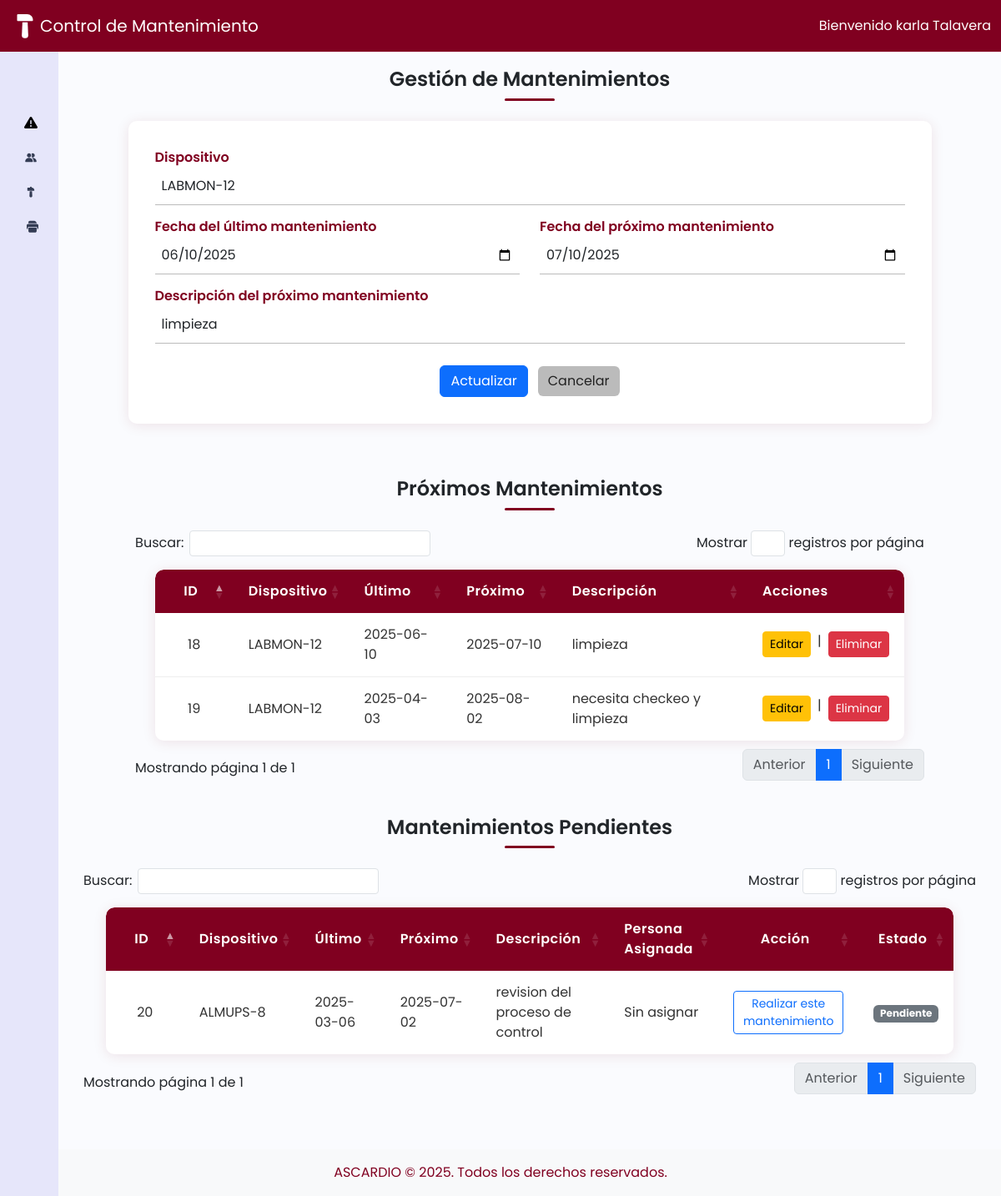
Screenshot of /index.php?vista=mantenimiento&editar=18 (signed in) with the database file from the repository.
### tables this page shows
CREATE TABLE `mantenimiento` (
  `id` int(11) NOT NULL,
  `codigo_dispositivo` varchar(20) NOT NULL,
  `fecha_ultimo_mantenimiento` date NOT NULL,
  `fecha_proximo_mantenimiento` date NOT NULL,
  `descripcion_proximo_mantenimiento` text DEFAULT NULL,
  `persona_asignada` int(11) DEFAULT NULL,
  `fecha_realizado` date DEFAULT NULL
);

CREATE TABLE `dispositivos` (
  `id` int(11) NOT NULL,
  `codigo_dispositivo` varchar(20) NOT NULL,
  `tipo_dispositivo` varchar(50) NOT NULL,
  `ubicacion` varchar(100) NOT NULL,
  `numero_identificador` int(11) DEFAULT NULL
);

### controladores/controladorMantenimiento.php (called while the page is built, shortened)
<?php
require_once dirname(__DIR__) . '/modelos/modeloMantenimiento.php';
require_once dirname(__DIR__) . '/modelos/modeloDispositivo.php';
class controladorMantenimiento {
    private $modelo;
    public function __construct() {
        $this->modelo = new modeloMantenimiento();
    }
    public function mostrarMantenimientos() {
        $editando = false;
        $mantenimientoEditar = null;
        $dispositivoModel = new modeloDispositivo();
        $dispositivos = $dispositivoModel->listarDispositivos();
        if (isset($_GET['editar'])) {
            $mantenimientoEditar = $this->modelo->obtenerMantenimientoPorId($_GET['editar']);
            $editando = true;
        }
        $proximos = $this->modelo->listarProximosMantenimientos();
        $pendientes = $this->modelo->listarMantenimientosPendientes();
        include dirname(__DIR__) . '/vistas/vistaMantenimiento.php';
    }
}
?>

### modelos/modeloDispositivo.php (called while the page is built, shortened)
<?php
require_once dirname(__DIR__) . '/config/conexion.php';
class modeloDispositivo {
    private $conexion;
    public function __construct() {
        $db = new Base_Datos();
        $this->conexion = $db->Conexion_Base_Datos();
    }
    public function listarDispositivos() {
        $sql = "SELECT * FROM dispositivos";
        $stmt = $this->conexion->prepare($sql);
        $stmt->execute();
        return $stmt->fetchAll(PDO::FETCH_ASSOC);
    }
}
?>

### config/conexion.php (called while the page is built, shortened)
<?php
  class Base_Datos{
    private $Nombre_Servidor = "localhost";
    private $Nombre_Base_Datos = "Mantenimiento_AscardioDB;";
    private $Nombre_Usuario = "root";
    private $Pass = "";
    public function Conexion_Base_Datos(){
       $this->Conexion = null;
       try{
             $this-> Conexion = new PDO("mysql:host={$this->Nombre_Servidor};dbname={$this->Nombre_Base_Datos}",
             $this->Nombre_Usuario,
             $this->Pass
        );
        $this->Conexion->setAttribute(PDO::ATTR_ERRMODE, PDO::ERRMODE_EXCEPTION);
       }catch(PDOException $e){
         die ("Error de Conexion:" . $e->getMessage());
       }
       return $this->Conexion;
    }
    }
?>

### modelos/modeloMantenimiento.php (called while the page is built, shortened)
<?php
require_once dirname(__DIR__) . '/config/conexion.php';
class modeloMantenimiento {
    private $conexion;
    public function __construct() {
        $bd = new Base_Datos();
        $this->conexion = $bd->Conexion_Base_Datos();
    }
    public function obtenerMantenimientoPorId($id) {
        $sql = "SELECT * FROM mantenimiento WHERE id = :id";
        $stmt = $this->conexion->prepare($sql);
        $stmt->bindParam(':id', $id);
        $stmt->execute();
        return $stmt->fetch(PDO::FETCH_ASSOC);
    }
    public function listarProximosMantenimientos() {
        $sql = "SELECT * FROM mantenimiento WHERE fecha_proximo_mantenimiento > CURDATE() ORDER BY fecha_proximo_mantenimiento ASC";
        $stmt = $this->conexion->prepare($sql);
        $stmt->execute();
        return $stmt->fetchAll(PDO::FETCH_ASSOC);
    }
    public function listarMantenimientosPendientes() {
        $sql = "SELECT * FROM mantenimiento WHERE fecha_proximo_mantenimiento <= CURDATE() ORDER BY fecha_proximo_mantenimiento ASC";
        $stmt = $this->conexion->prepare($sql);
        $stmt->execute();
        return $stmt->fetchAll(PDO::FETCH_ASSOC);
    }
}
?>

### vistas/vistaMantenimiento.php (the view, shortened to what this page needs)
<?php include 'header.php'; ?>
<div class="main p-3">
    <h1>Gestión de Mantenimientos</h1>
    <div class="titulo-linea"></div>
    <form method="POST" class="device-form mb-4">
        <section class="form-row">
            <label class="form-label flex-grow">
                Dispositivo
                <select class="form-control" name="codigo_dispositivo" id="codigo_dispositivo" required>
                    <?php foreach ($dispositivos as $d): ?>
                        <option value="<?= htmlspecialchars($d['codigo_dispositivo']) ?>"
                            <?php
                                if ($editando && $mantenimientoEditar && $mantenimientoEditar['codigo_dispositivo'] == $d['codigo_dispositivo']) {
                                    echo 'selected';
                                } elseif (isset($_POST['codigo_dispositivo']) && $_POST['codigo_dispositivo'] == $d['codigo_dispositivo']) {
                                    echo 'selected';
                                }
                            ?>>
                            <?= htmlspecialchars($d['codigo_dispositivo']) ?>
                        </option>
                    <?php endforeach; ?>
                </select>
            </label>
        </section>
        <section class="form-row">
            <label class="form-label flex-grow">
                Fecha del último mantenimiento
                <input type="date" class="form-control" name="fecha_ultimo_mantenimiento" id="fecha_ultimo_mantenimiento" required
                    value="<?php
                        if ($editando) {
                            echo htmlspecialchars($mantenimientoEditar['fecha_ultimo_mantenimiento']);
                        } elseif (!empty($ultima_fecha_realizado)) {
                            echo htmlspecialchars($ultima_fecha_realizado);
                        } elseif (isset($_POST['fecha_ultimo_mantenimiento'])) {
                            echo htmlspecialchars($_POST['fecha_ultimo_mantenimiento']);
                        }
                    ?>">
            </label>
            <label class="form-label flex-grow">
                Fecha del próximo mantenimiento
                <input type="date" class="form-control" name="fecha_proximo_mantenimiento" required
                    value="<?= $editando ? htmlspecialchars($mantenimientoEditar['fecha_proximo_mantenimiento']) : '' ?>">
            </label>
        </section>
        <section class="form-row">
            <label class="form-label flex-grow">
                Descripción del próximo mantenimiento
                <input type="text" class="form-control" name="descripcion_proximo_mantenimiento" required
                    value="<?= $editando ? htmlspecialchars($mantenimientoEditar['descripcion_proximo_mantenimiento']) : '' ?>">
            </label>
        </section>
        <div class="form-buttons">
            <?php if ($editando): ?>
                <button type="submit" name="actualizar" class="btn btn-primary">Actualizar</button>
                <a href="index.php?vista=mantenimiento" class="btn btn-secondary">Cancelar</a>
            <?php else: ?>
                <button type="submit" name="registrar" class="btn btn-primary">Registrar</button>
            <?php endif; ?>
        </div>
    </form>
    <h1>Próximos Mantenimientos</h1>
    <div class="titulo-linea"></div>
    <table class="device-table" id= "pendientes">
        <thead>
            <tr>
                <th>ID</th>
                <th>Dispositivo</th>
                <th>Último</th>
                <th>Próximo</th>
                <th>Descripción</th>
                <th>Acciones</th>
            </tr>
        </thead>
        <tbody>
            <?php foreach ($proximos as $m): ?>
                <tr>
                    <td><?= htmlspecialchars($m['id']) ?></td>
                    <td><?= htmlspecialchars($m['codigo_dispositivo']) ?></td>
                    <td><?= htmlspecialchars($m['fecha_ultimo_mantenimiento']) ?></td>
                    <td><?= htmlspecialchars($m['fecha_proximo_mantenimiento']) ?></td>
                    <td><?= htmlspecialchars($m['descripcion_proximo_mantenimiento']) ?></td>
                    <td>
                        <div class="d-flex gap-2">
                            <a href="index.php?vista=mantenimiento&editar=<?= urlencode($m['id']) ?>" class="btn btn-sm btn-warning">Editar</a> |
                            <a href="index.php?vista=mantenimiento&eliminar=<?= urlencode($m['id']) ?>" class="btn btn-sm btn-danger" onclick="return confirm('¿Seguro que deseas eliminar este dispositivo?')">Eliminar</a>
                        </div>
                    </td>
                </tr>
            <?php endforeach; ?>
        </tbody>
    </table>
    <h1>Mantenimientos Pendientes</h1>
    <div class="titulo-linea"></div>
    <table class="device-table" id="pendientes" >
        <thead>
            <tr>
                <th>ID</th>
                <th>Dispositivo</th>
                <th>Último</th>
                <th>Próximo</th>
                <th>Descripción</th>
                <th>Persona Asignada</th>
                <th class="text-center">Acción</th>
                <th class="text-center">Estado</th>
            </tr>
        </thead>
        <tbody>
            <?php foreach ($pendientes as $m): ?>
                <tr>
                    <td><?= htmlspecialchars($m['id']) ?></td>
                    <td><?= htmlspecialchars($m['codigo_dispositivo']) ?></td>
                    <td><?= htmlspecialchars($m['fecha_ultimo_mantenimiento']) ?></td>
                    <td><?= htmlspecialchars($m['fecha_proximo_mantenimiento']) ?></td>
                    <td><?= htmlspecialchars($m['descripcion_proximo_mantenimiento']) ?></td>
                    <td>
                        <?php
                        $persona = '';
                        echo $persona ?: 'Sin asignar';
                        ?>
                    </td>
                   <td class="text-center align-middle">
                        <?php if (!$m['persona_asignada']): ?>
                            <form method="POST" action="index.php?vista=mantenimiento#pendientes" class="d-inline-block">
                                <button type="submit" class="btn btn-sm btn-outline-primary">Realizar este mantenimiento</button>
                            </form>
                        <?php elseif ($m['persona_asignada'] == $_SESSION['usuario']['id']): ?>
                            <span class="badge bg-info text-dark">Tomado por mí</span>
                        <?php else: ?>
                            <span class="badge bg-success">Tomado</span>
                        <?php endif; ?>
                    </td>
                    <td class="text-center align-middle">
                        <?php if (
                            $m['persona_asignada']
                            && $m['persona_asignada'] == $_SESSION['usuario']['id']
                            && empty($m['fecha_realizado'])
                        ): ?>
                            <form method="POST" action="index.php?vista=mantenimiento#pendientes" class="d-inline-block">
                                <input type="hidden" name="realizar_mantenimiento" value="<?= $m['id'] ?>">
                                <button type="submit" class="btn btn-sm btn-outline-success">Mantenimiento realizado</button>
                            </form>
                        <?php elseif (!empty($m['fecha_realizado'])): ?>
                            <span class="badge bg-success">Realizado</span>
                        <?php elseif ($m['persona_asignada']): ?>
                            <span class="badge bg-warning text-dark">Por confirmación</span>
                        <?php else: ?>
                            <span class="badge bg-secondary">Pendiente</span>
                        <?php endif; ?>
                    </td>
                </tr>
            <?php endforeach; ?>
        </tbody>
    </table>
</div>
<?php include 'footer.php'; ?>

### vistas/estilos/style.css (style rules this page uses)
a { text-decoration: none; }
span { color: rgb(3, 3, 54) }
h1 { font-weight: 600; font-size: 1.5rem; text-align: center; margin-bottom: 8px; }
body { font-family: 'Poppins', sans-serif; }
.main { min-height: 100vh; width: 100%; overflow: hidden; background-color: #fafbfe; display: flex; flex-direction: column; align-items: center; }
.main { margin-top: 65px; margin-left: 70px; }

### vistas/estilos/estiloDispositivos.css (style rules this page uses)
.device-form { background: #fff; padding: 32px 32px 24px 32px; border-radius: 10px; box-shadow: 0 2px 16px rgba(128,0,32,0.10); margin-bottom: 32px; width: 90%; margin-left: auto; margin-right: auto; display: flex; flex-direction: column; align-items: center; }
.device-form .form-row { display: flex; gap: 24px; width: 100%; justify-content: space-between; margin-bottom: 10px; }
.device-form .flex-grow { flex: 1 1 0; margin-bottom: 16px; }
.device-form .form-control { border: none; border-bottom: 1.2px solid #bbb; border-radius: 0; padding: 10px 8px 10px 8px; font-size: 1rem; background: transparent; outline: none; box-shadow: none; width: 100%; transition: border-color 0.2s; }
.device-form .form-label { font-weight: 600; color: #800020; width: 100%; text-align: left; margin-bottom: 4px; }
.device-table { max-width: 900px; margin-left: auto; margin-right: auto; width: 95%; border-collapse: separate; border-spacing: 0; background: #fff; border-radius: 10px; overflow: hidden; box-shadow: 0 2px 16px rgba(128,0,32,0.10); font-family: 'Poppins', Arial, sans-serif; }
.device-table th, .device-table td { padding: 14px 18px; border-bottom: 1px solid #eee; text-align: left; font-size: 1rem; }
@media (min-width: 768px) { .main.p-3 { padding-left: 30px !important; padding-right: 30px !important; } }
.device-table th { background: #800020; color: #fff; font-weight: 600; letter-spacing: 0.5px; border: none; }
.device-table tr:last-child td { border-bottom: none; }
.device-table td { color: #333; vertical-align: middle; }
.device-table th:first-child, .device-table td:first-child { text-align: center; width: 50px; }
.device-table th, .device-table td { position: relative; }
.device-table th:first-child { border-top-left-radius: 10px; }
.device-table th:last-child { border-top-right-radius: 10px; }
.device-table tr:last-child td:first-child { border-bottom-left-radius: 10px; }
.device-table tr:last-child td:last-child { border-bottom-right-radius: 10px; }
.device-form .form-buttons { display: flex; gap: 12px; margin-top: 12px; margin-bottom: 8px; align-items: center; }
.device-form .btn-secondary { background: #bbb; color: #222; border: none; transition: background 0.2s; }

### vistas/estilos/estiloUsuarios.css (style rules this page uses)
.titulo-linea { width: 60px; height: 3px; background: #800020; margin: 0 auto 24px auto; border-radius: 2px; }

### rows the page displays
mantenimiento: codigo_dispositivo "LABMON-12", fecha_ultimo_mantenimiento "06/10/2025", fecha_proximo_mantenimiento "07/10/2025", descripcion_proximo_mantenimiento "limpieza", id "18", fecha_ultimo_mantenimiento "2025-06-10", fecha_proximo_mantenimiento "2025-07-10"
mantenimiento: id "19", codigo_dispositivo "LABMON-12", fecha_ultimo_mantenimiento "2025-04-03", fecha_proximo_mantenimiento "2025-08-02", descripcion_proximo_mantenimiento "necesita checkeo y limpieza"
mantenimiento: id "20", codigo_dispositivo "ALMUPS-8", fecha_ultimo_mantenimiento "2025-03-06", fecha_proximo_mantenimiento "2025-07-02", descripcion_proximo_mantenimiento "revision del proceso de control", persona "Sin asignar", shows "Pendiente"
